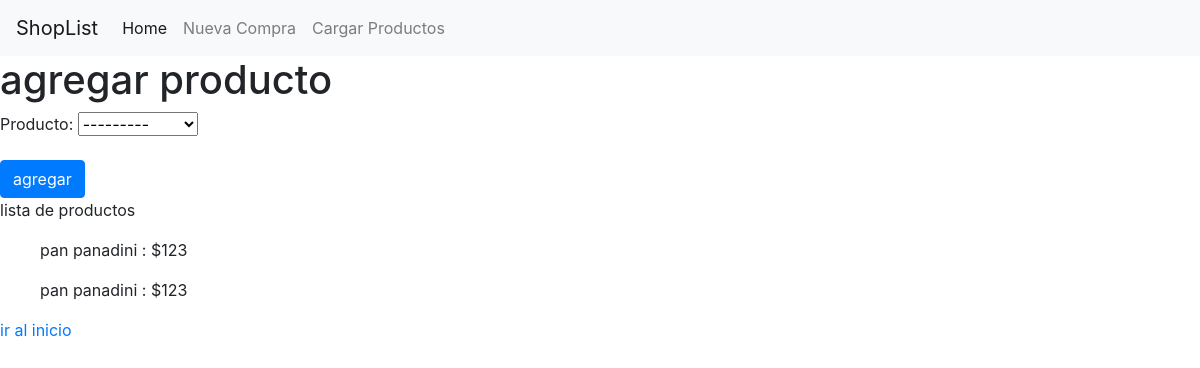
The page /agregar/6/ on the database its author committed.
### lista/models.py (models this page shows)
class Post(models.Model):
    producto = models.ForeignKey(Producto, on_delete=models.CASCADE)
    compra = models.ForeignKey(Compra, on_delete=models.CASCADE)
    def __str__(self):
        return str(self.producto)

class Producto(models.Model):
    descripcion = models.TextField(null=True, blank=True,)
    marca = models.TextField(null=True, blank=True,)
    precio = models.IntegerField(null=True, blank=True)
    def __str__(self):
        return str(self.descripcion + " " + self.marca)

### lista/views.py (the view)
# urls.py: url(r'^agregar/(?P<pk>[-\d]+)/$', views.agregar, name='agregar'),
def agregar(request, pk):
    compra = Compra.objects.get(pk=pk)
    productos = compra.post_set.all()
    form = PostForm(request.POST or None)
    if request.method == "POST":
        if form.is_valid():
            prod_added = form.save(commit=False)
            prod_added.compra = compra
            prod_added = form.save()
            print(" ********************* " + str(prod_added) + " agregado exitosamente ********************* ")
            return redirect('lista:agregar', pk=compra.pk)
    else:
        form = PostForm()
    return render(request, 'post/add_product.html', {'form': form, 'productos': productos})

### lista/forms.py
class PostForm(ModelForm):
    class Meta:
        model = Post
        fields = ('producto',)

### lista/templates/post/add_product.html (shortened to what this page needs)
{% extends 'base.html' %}
{% block body %}
<h1>agregar producto</h1>
<form role="form" action="" method="post" class=<div class="form-group">
    {{ form.as_p }}
    <div>
        <button class="btn btn-primary text-center" type="submit">agregar</button>
    </div>
</form>
<p>lista de productos</p>
{% for p in productos %}
    <ul>{{ p }} : ${{ p.producto.precio }}</ul>
{% endfor %}
<a href="{% url 'lista:index' %}">ir al inicio</a>
{% endblock body %}

### rows shown on the page
Post: producto.marca "pan panadini", producto.precio "123"
Post: producto.marca "pan panadini", producto.precio "123"
